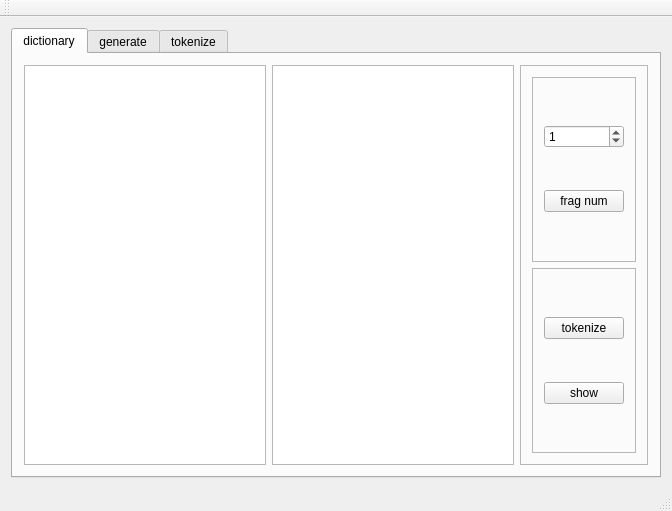
<?xml version="1.0" encoding="UTF-8"?>
<ui version="4.0">
 <class>generation_and_tokenizationClass</class>
 <widget class="QMainWindow" name="generation_and_tokenizationClass">
  <property name="geometry">
   <rect>
    <x>0</x>
    <y>0</y>
    <width>672</width>
    <height>511</height>
   </rect>
  </property>
  <property name="windowTitle">
   <string>generation_and_tokenization</string>
  </property>
  <widget class="QWidget" name="centralWidget">
   <layout class="QHBoxLayout" name="horizontalLayout">
    <item>
     <widget class="QTabWidget" name="tabWidget">
      <property name="currentIndex">
       <number>0</number>
      </property>
      <widget class="QWidget" name="tab">
       <attribute name="title">
        <string>dictionary</string>
       </attribute>
       <layout class="QHBoxLayout" name="horizontalLayout_2">
        <item>
         <widget class="QTextEdit" name="textEdit"/>
        </item>
        <item>
         <widget class="QTextEdit" name="textEdit_2"/>
        </item>
        <item>
         <widget class="QFrame" name="frame_3">
          <property name="frameShape">
           <enum>QFrame::StyledPanel</enum>
          </property>
          <property name="frameShadow">
           <enum>QFrame::Raised</enum>
          </property>
          <layout class="QVBoxLayout" name="verticalLayout_3">
           <item>
            <widget class="QFrame" name="frame_2">
             <property name="frameShape">
              <enum>QFrame::StyledPanel</enum>
             </property>
             <property name="frameShadow">
              <enum>QFrame::Raised</enum>
             </property>
             <layout class="QVBoxLayout" name="verticalLayout_2">
              <item>
               <widget class="QSpinBox" name="spinBox">
                <property name="value">
                 <number>1</number>
                </property>
               </widget>
              </item>
              <item>
               <widget class="QPushButton" name="pushButton_3">
                <property name="text">
                 <string>frag num</string>
                </property>
               </widget>
              </item>
             </layout>
            </widget>
           </item>
           <item>
            <widget class="QFrame" name="frame">
             <property name="frameShape">
              <enum>QFrame::StyledPanel</enum>
             </property>
             <property name="frameShadow">
              <enum>QFrame::Raised</enum>
             </property>
             <layout class="QVBoxLayout" name="verticalLayout">
              <item>
               <widget class="QPushButton" name="pushButton">
                <property name="text">
                 <string>tokenize</string>
                </property>
               </widget>
              </item>
              <item>
               <widget class="QPushButton" name="pushButton_2">
                <property name="text">
                 <string>show</string>
                </property>
               </widget>
              </item>
             </layout>
            </widget>
           </item>
          </layout>
         </widget>
        </item>
       </layout>
      </widget>
      <widget class="QWidget" name="tab_2">
       <attribute name="title">
        <string>generate</string>
       </attribute>
       <layout class="QVBoxLayout" name="verticalLayout_4">
        <item>
         <widget class="QFrame" name="frame_4">
          <property name="frameShape">
           <enum>QFrame::StyledPanel</enum>
          </property>
          <property name="frameShadow">
           <enum>QFrame::Raised</enum>
          </property>
          <layout class="QHBoxLayout" name="horizontalLayout_3">
           <item>
            <widget class="QLineEdit" name="lineEdit">
             <property name="text">
              <string>input the prefix here,begining with A or B(A:song ci,B:news)</string>
             </property>
            </widget>
           </item>
           <item>
            <widget class="QPushButton" name="pushButton_4">
             <property name="text">
              <string>input</string>
             </property>
            </widget>
           </item>
          </layout>
         </widget>
        </item>
        <item>
         <widget class="QFrame" name="frame_5">
          <property name="frameShape">
           <enum>QFrame::StyledPanel</enum>
          </property>
          <property name="frameShadow">
           <enum>QFrame::Raised</enum>
          </property>
          <layout class="QHBoxLayout" name="horizontalLayout_4">
           <item>
            <widget class="QTextEdit" name="textEdit_3"/>
           </item>
          </layout>
         </widget>
        </item>
       </layout>
      </widget>
      <widget class="QWidget" name="tab_3">
       <attribute name="title">
        <string>tokenize</string>
       </attribute>
       <layout class="QVBoxLayout" name="verticalLayout_9">
        <item>
         <widget class="QFrame" name="frame_11">
          <property name="frameShape">
           <enum>QFrame::StyledPanel</enum>
          </property>
          <property name="frameShadow">
           <enum>QFrame::Raised</enum>
          </property>
          <layout class="QHBoxLayout" name="horizontalLayout_8">
           <item>
            <widget class="QLineEdit" name="lineEdit_3">
             <property name="text">
              <string>input the sentence here</string>
             </property>
            </widget>
           </item>
           <item>
            <widget class="QPushButton" name="pushButton_9">
             <property name="text">
              <string>input</string>
             </property>
            </widget>
           </item>
          </layout>
         </widget>
        </item>
        <item>
         <widget class="QFrame" name="frame_12">
          <property name="frameShape">
           <enum>QFrame::StyledPanel</enum>
          </property>
          <property name="frameShadow">
           <enum>QFrame::Raised</enum>
          </property>
          <layout class="QHBoxLayout" name="horizontalLayout_9">
           <item>
            <widget class="QTextEdit" name="textEdit_7"/>
           </item>
          </layout>
         </widget>
        </item>
       </layout>
      </widget>
     </widget>
    </item>
   </layout>
  </widget>
  <widget class="QMenuBar" name="menuBar">
   <property name="geometry">
    <rect>
     <x>0</x>
     <y>0</y>
     <width>672</width>
     <height>22</height>
    </rect>
   </property>
  </widget>
  <widget class="QToolBar" name="mainToolBar">
   <attribute name="toolBarArea">
    <enum>TopToolBarArea</enum>
   </attribute>
   <attribute name="toolBarBreak">
    <bool>false</bool>
   </attribute>
  </widget>
  <widget class="QStatusBar" name="statusBar"/>
 </widget>
 <layoutdefault spacing="6" margin="11"/>
 <resources>
  <include location="generation_and_tokenization.qrc"/>
 </resources>
 <connections/>
</ui>
